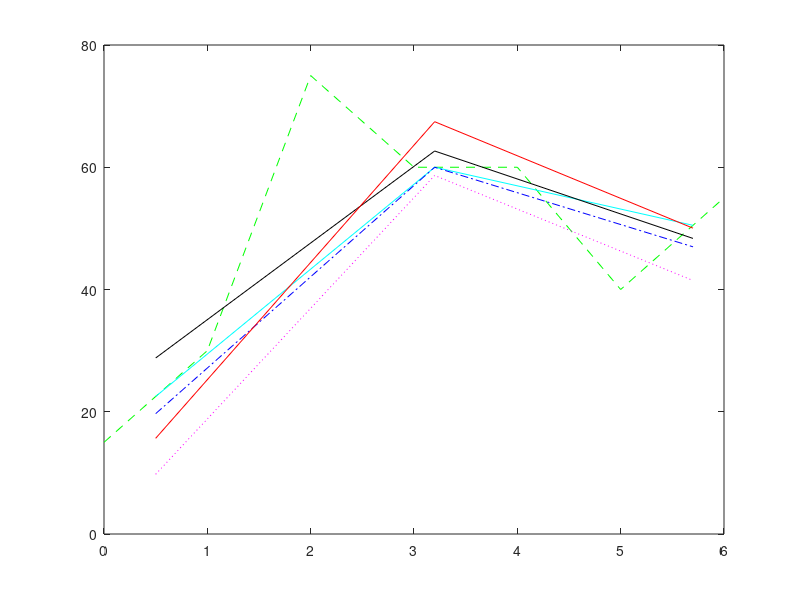

The MATLAB source for this figure:
t=[0 1 2 3 4 5 6];
v=[15 30 75 60 60 40 55];
vt=[0.5 3.2 5.7];
disp('a) Interploare liniara:')
vy_lin=interp1(t, v, vt, 'linear')
disp('c) Interploare cu polinom Hermite pe portiuni:')
vy_H=interp1(t, v, vt, 'pchip')
disp('d)Interpolare spline cubica:')
vy_s=spline(t, v, vt)
disp('e) Regresia parabolica:')
p=polyfit(t, v, 2);
vy_pol=polyval(p, vt)
disp('f) Cele mai mici patrate:')
P=polyfit(t, v, 5);
vy_P=polyval(P, vt);
plot(t,v, 'g--',vt, vy_lin, 'c-', vt, vy_H, 'b-.', vt, vy_s, 'm:', vt, vy_pol, 'k', vt, vy_P, 'r')
